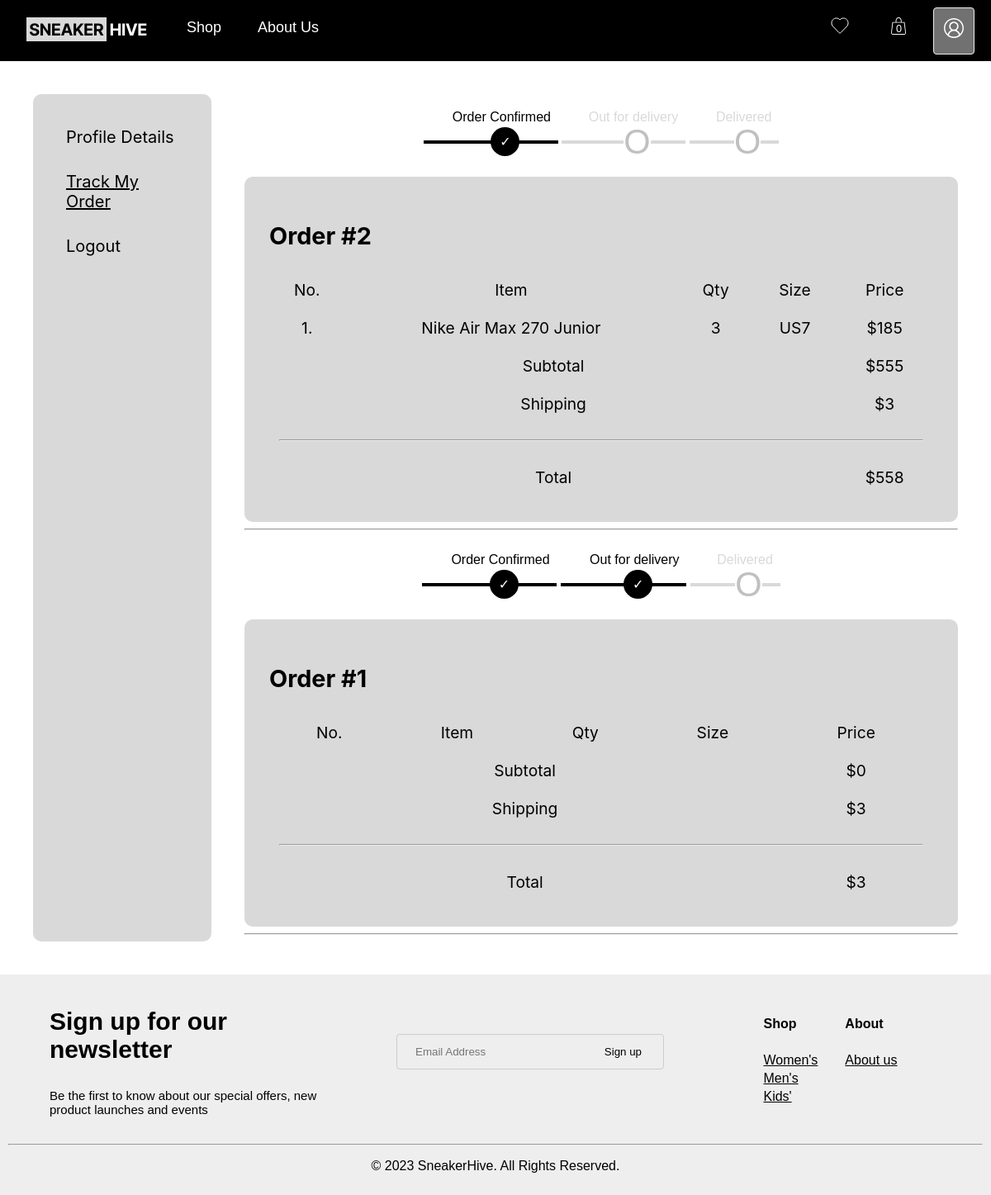
Screenshot of /orders.php (signed in) with the database file from the repository.
### tables this page shows
CREATE TABLE `shop_order` (
  `id` int(11) NOT NULL,
  `user_id` int(11) DEFAULT NULL,
  `order_date` datetime DEFAULT current_timestamp(),
  `order_total` float DEFAULT NULL
);

CREATE TABLE `order_line` (
  `id` int(11) NOT NULL,
  `product_item_id` int(11) DEFAULT NULL,
  `order_id` int(11) DEFAULT NULL,
  `qty` int(11) DEFAULT NULL,
  `size` int(11) DEFAULT NULL,
  `price` int(11) DEFAULT NULL
);

CREATE TABLE `product_info` (
  `id` int(11) NOT NULL,
  `category` varchar(200) DEFAULT NULL,
  `pro_name` varchar(500) DEFAULT NULL,
  `price` float DEFAULT NULL,
  `description` varchar(4000) DEFAULT NULL,
  `gender` varchar(10) DEFAULT NULL,
  `qty_in_stock` int(11) DEFAULT NULL,
  `product_image` varchar(1000) DEFAULT NULL
);

### orders.php (the view, shortened to what this page needs)
<?php
function logged_in() {
  return isset($_SESSION['valid_user']);
}
function header_class($function){
  if ($function) {echo 'hidden';} else {echo '';}
}
function get_all_orders(){
    include "dbconnect.php";
    $user_id = $_SESSION['user_id'];
    $query = "SELECT id FROM shop_order WHERE user_id =".$user_id." ORDER BY id DESC";
    $result = $dbcnx->query($query);
    $orders = array();
    while ($row = $result->fetch_assoc()){
        $orders[] = $row;
    }
    return $orders;
}
include "dbconnect.php";
?>
<!DOCTYPE html>
<html lang="en">
<head>
    <link rel="stylesheet" href="styles.css">
</head>
<body>
    <div class= "header" id="myTopnav">
        <a class="" href="index.php" class="logo"><img src = images/LOGO.svg alt="sneakerhive logo"></a>
        <a class="" href="shop.php">Shop</a>
        <a class="" href="about_us.php">About Us</a>
        <div class="header-right">
            <a class="" href="#liked"><img src = images/liked_icon.svg alt="liked products"></a>
            <a class="" href="cart.php"><span class="cart_count"><?php echo $_SESSION['cart_count']?></span><img src = images/shopping_bag.svg alt="shopping cart"></a>
            <a class="active <?php header_class(!logged_in()) ?>" href="account.php"><img src = images/user_icon.svg alt="account"></a>
        </div>
    </div>
    <div class="account-content-body">
        <div class="sidebar">
            <ul>
                <li><a href="account.php">Profile Details</a></li>
                <li><a href="orders.php"><u>Track My Order</u></a></li>
                <li><a href="logout.php">Logout</a></li>
            </ul>
        </div>
        <?php
$orders = get_all_orders();
if (count($orders) == 0) {
    echo '<div class="track-order-container">';
    echo '<h2>You have no orders yet.</h2>';
    echo '</div>';
}
else {
foreach ($orders as $index=>$order) {
    $order_id = $order['id'];
    $query = "SELECT * FROM order_line INNER JOIN product_info ON order_line.product_item_id=product_info.id WHERE order_line.order_id =".$order_id;
    $result = $dbcnx->query($query);
    $order_items = array();
    while ($row = $result->fetch_assoc()){
        $order_items[] = $row;
    }
        ?>
        <div class="track-order-container">
        <div class="track-order-container-top">
            <div class="progress-visual">
                <?php $todo_array = array("progtrckr-done","progtrckr-todo")?>
                <ol class="progtrckr">
                <li class="progtrckr-done">Order Confirmed</li>
                <li class="<?php echo $todo_array[array_rand($todo_array,1)]?>">Out for delivery</li>
                <li class="progtrckr-todo">Delivered</li>
                </ol>
            </div>
        </div>
        <div class="track-order-container-bottom">
            <div class="order_summary">
                <h2>Order #<?php echo $order_id?></h2>
                <div>
                    <table>
                        <tr>
                            <td>No.</td>
                            <td>Item</td>
                            <td>Qty</td>
                            <td>Size</td>
                            <td>Price</td>
                        </tr>
                        <?php
    $total_price = 0;
    foreach($order_items as $item_index=>$item){
        echo '<tr>';
        echo '<td>'.($item_index+1).'.</td>';
        echo '<td>'.$item['pro_name'].'</td>';
        echo '<td>'.$item['qty'].'</td>';
        echo '<td>US'.$item['size'].'</td>';
        echo '<td>$'.$item['price'].'</td>';
        echo '</tr>';
        $total_price += $item['price']*$item['qty'];
    }
                        ?>
                        <tr id="subtotal">
                            <td colspan="4">Subtotal</td>
                            <td>$<?php echo $total_price?></td>
                        </tr>
                        <tr>
                            <td colspan="4">Shipping</td>
                            <td>$3</td>
                        </tr>
                        <tr><td colspan="5"><hr></td></tr>
                        <tr>
                            <td colspan="4">Total</td>
                            <td>$<?php echo $total_price+3?></td>
                        </tr>
                    </table>
        </div>
</div>
    </div>
    <hr>
    <?php
        }
    }
        ?>
</div>
</div>
</div>
    <footer>
    <div class = "footer">
      <div class="newsletter footer-left"  >
      <h3 id="newsletter-title">Sign up for our newsletter</h3>
      <p id="newsletter-description">Be the first to know about our special offers, new product launches and events</p>
    </div>
    <div class="newsletter" id = "newsletter-form">
      <form action="submit_newsletter.php" method="POST">
        <input type="text" name="newsletter_email" placeholder="Email Address">
        <button type="submit" >Sign up</button>
      </form>
    </div>
    <div class="newsletter footer-right">
        <table>
            <tr><td><h4>Shop</h4></td>
                <td><h4>About</h4></td>
            </tr>
            <tr><td><a href="#shop">Women's</a></td>
                <td><a href="#shop">About us</a></td>
            </tr>
            <tr><td><a href="#shop">Men's</a></td></tr>
            <tr><td><a href="#shop">Kids'</a></td></tr>
        </table>
    </div>
</div>
    <div class="copyright">
        <hr>
      <p>&copy; 2023 SneakerHive. All Rights Reserved.</p>
      </div>
    </footer>
</body>
</html>

### styles.css (style rules this page uses)
* { box-sizing: border-box; }
body { margin: 0; font-family: Helvetica, Arial, sans-serif; }
.header { overflow: hidden; background-color: #000000; padding: 9px 10px 5px; }
.header a { float: left; color: white; text-align: center; padding: 12px; margin: 0px 10px; text-decoration: none; font-size: 18px; line-height: 25px; border-radius: 4px; }
.header a:link { color: white; }
.header a.active { border: 1px solid #EEEEEE; }
.header-right { float: right; }
footer { width: 100%; background-color: #EEEEEE; }
.footer { display: flex; justify-content: space-between; align-items: center; }
.newsletter { width: 30%; background-color: #EEEEEE; }
.newsletter p { font-size: 20px; }
#newsletter-title { font-size: 30px; font-weight: bold; color: #000000; padding-top: 10px; }
#newsletter-description { font-size: 15px; }
.footer-left { margin:auto; }
.footer-right table { margin: auto; }
.footer-right td { padding-right: 30px; }
.cart_count { position: relative; top: -4px; left: 13px; font-size: 0.7em; }
footer form { display:flex; flex-direction:row; border: 1px solid #ccc; padding: 12px 20px; border-radius: 4px; box-sizing: border-box; }
footer input { flex-grow:2; border:none; background-color: #EEEEEE; }
footer form { width: 90%; }
footer button { border:none; background:#EEEEEE; cursor: pointer; }
.copyright { text-align: center; padding: 10px; }
.order_summary { padding:30px; border-radius: 10px; background-color: #D9D9D9; align-items: center; font-size: 120%; font-family: inter; color: #000000; }
.order_summary table { text-align: center; margin:auto; width: 100%; }
.order_summary td { padding: 10px; }
a:link { color: #000000; }
.account-content-body { display: flex; flex-direction: row; justify-content: space-between; margin: 40px; }
.account-content-body table { width: 100%; }
.sidebar { flex: 20%; margin-right: 40px; border-radius: 10px; background-color: #D9D9D9; font-size: 20px; font-family: inter; color: #000000; }
.sidebar li { margin: 30px 0px; list-style-type: none; cursor: pointer; }
.sidebar ul { margin: 40px; padding: 0px; }
.sidebar a { text-decoration: none; color: #000000; }
.track-order-container { flex:80%; }
.track-order-container-top { flex: 20%; }
.track-order-container-bottom { margin-top: 40px; flex: 80%; }
.progress-visual { margin: auto; text-align: center; width: 100%; border-radius: 10px; }
ol.progtrckr { margin: 0; padding: 0; list-style-type: none; }
ol.progtrckr li { display: inline-block; text-align: center; line-height: 3.5em; }
ol.progtrckr li.progtrckr-done { color: black; border-bottom: 4px solid black; }
ol.progtrckr li.progtrckr-todo { color: #D9D9D9; border-bottom: 4px solid #D9D9D9; }
ol.progtrckr li:after { content: "\00a0\00a0"; }
ol.progtrckr li:before { position: relative; bottom: -2.5em; float: left; left: 50%; line-height: 1em; }
ol.progtrckr li.progtrckr-done:before { content: "\2713"; color: white; background-color: black; height: 2.2em; width: 2.2em; line-height: 2.2em; border: none; border-radius: 2.2em; }
ol.progtrckr li.progtrckr-todo:before { content: "\039F"; color: silver; background-color: white; font-size: 2.6em; bottom: -0.9em; }
.active, .dot:hover { background-color: #717171; }

### rows the page displays
shop_order: id "2", total_price "555", total_price "558"
order_line: product_item.pro_name "Nike Air Max 270 Junior", qty "3", size "7", product_item.price "185"
shop_order: id "1", total_price "0", total_price "3"

### other values shown
$_SESSION['cart_count'] "0"
